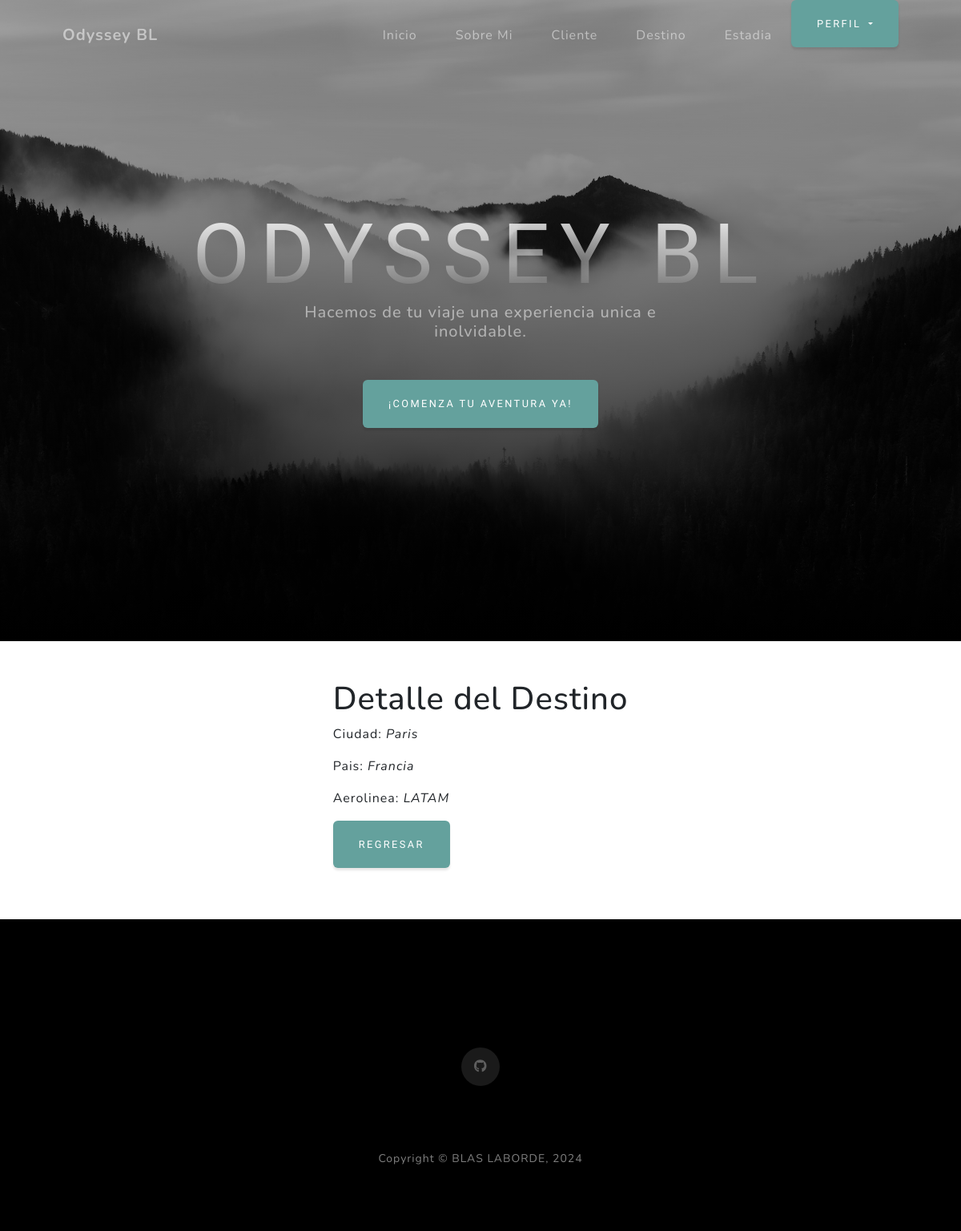
/destino/1 (signed in), run on the app's committed database.
### Viajes/models.py (models this page shows, shortened)
class Destino(models.Model):
    ciudad = models.CharField(max_length=40)
    pais = models.CharField(max_length=40)
    aerolinea = models.CharField(max_length=40)

### Viajes/views.py (the view)
# urls.py: path('destino/<int:pk>', views.DestinoDetailView.as_view(), name="DestinoDetalle"),
class DestinoDetailView(LoginRequiredMixin, DetailView):
    model = Destino
    template_name = "Viajes/CBV/destino_detalle.html"

### Viajes/templates/Viajes/CBV/destino_detalle.html (shortened to what this page needs)
<!DOCTYPE html>
<html lang="en">
<head>
</head>
<body>
    {% extends "Viajes/padre.html" %}
    {% load static %}
    {% block contenidoQueCambia %}
    <div class="container custom-bg p-5">
        <div class="d-flex justify-content-center">
            <div class="d-flex flex-column">
                <h1> Detalle del Destino </h1>
                <p> Ciudad: <i>{{destino.ciudad}}</i></p>
                <p> Pais: <i>{{destino.pais}}</i></p>
                <p> Aerolinea: <i>{{destino.aerolinea}}</i></p>
                <p>
                    <a href="{% url 'DestinoLista' %}" class="btn btn-primary">Regresar</a>
                </p>
            </div>
        </div>
    </div>
    {% endblock %}

### data on the page
Destino: ciudad "Paris", pais "Francia", aerolinea "LATAM"
